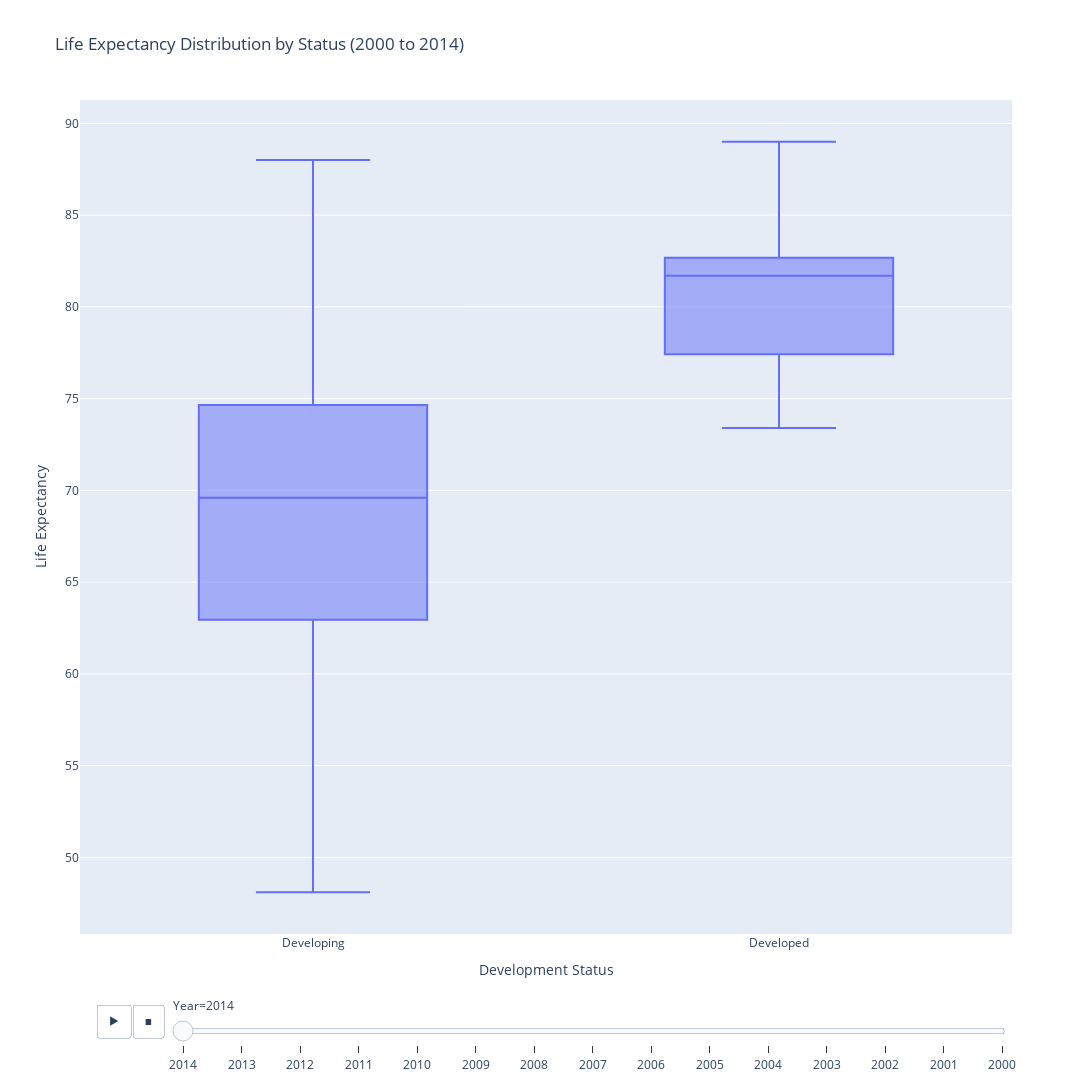

The cell this chart's notebook holds for it:
### Code cell
fig = px.box(df_filtered, x='Status', y='Life expectancy ',title='Life Expectancy Distribution by Status (2000 to 2014)',animation_frame='Year',labels={'Life expectancy': 'Life Expectancy', 'Status': 'Development Status'})

fig.update_layout(
    xaxis_title='Development Status',
    yaxis_title='Life Expectancy',
    width=1200,
    height=1200
)
fig.frames = fig.frames[::-1] # reversing the frame in order to have a progessive plot
fig.show()

### Figure 1 — Plotly figure (JSON) as saved in the notebook; plotly's stock layout.template omitted (floating-point values rounded to 4 significant figures; data arrays with more than 128 entries replaced by an {"elided": "..."} marker saying what was removed)
{"data": [{"alignmentgroup": "True", "hovertemplate": "Year=2014<br>Development Status=%{x}<br>Life expectancy =%{y}<extra></extra>", "legendgroup": "", "marker": {"color": "#636efa"}, "name": "", "notched": false, "offsetgroup": "", "orientation": "v", "showlegend": false, "type": "box", "x": {"elided": "131 str values"}, "x0": " ", "xaxis": "x", "y": {"elided": "131 float values"}, "y0": " ", "yaxis": "y"}], "layout": {"boxmode": "group", "height": 1200, "legend": {"tracegroupgap": 0}, "sliders": [{"active": 0, "currentvalue": {"prefix": "Year="}, "len": 0.9, "pad": {"b": 10, "t": 60}, "steps": [{"args": [["2014"], {"frame": {"duration": 0, "redraw": true}, "fromcurrent": true, "mode": "immediate", "transition": {"duration": 0, "easing": "linear"}}], "label": "2014", "method": "animate"}, {"args": [["2013"], {"frame": {"duration": 0, "redraw": true}, "fromcurrent": true, "mode": "immediate", "transition": {"duration": 0, "easing": "linear"}}], "label": "2013", "method": "animate"}, {"args": [["2012"], {"frame": {"duration": 0, "redraw": true}, "fromcurrent": true, "mode": "immediate", "transition": {"duration": 0, "easing": "linear"}}], "label": "2012", "method": "animate"}, {"args": [["2011"], {"frame": {"duration": 0, "redraw": true}, "fromcurrent": true, "mode": "immediate", "transition": {"duration": 0, "easing": "linear"}}], "label": "2011", "method": "animate"}, {"args": [["2010"], {"frame": {"duration": 0, "redraw": true}, "fromcurrent": true, "mode": "immediate", "transition": {"duration": 0, "easing": "linear"}}], "label": "2010", "method": "animate"}, {"args": [["2009"], {"frame": {"duration": 0, "redraw": true}, "fromcurrent": true, "mode": "immediate", "transition": {"duration": 0, "easing": "linear"}}], "label": "2009", "method": "animate"}, {"args": [["2008"], {"frame": {"duration": 0, "redraw": true}, "fromcurrent": true, "mode": "immediate", "transition": {"duration": 0, "easing": "linear"}}], "label": "2008", "method": "animate"}, {"args": [["2007"], {"frame": {"duration": 0, "redraw": true}, "fromcurrent": true, "mode": "immediate", "transition": {"duration": 0, "easing": "linear"}}], "label": "2007", "method": "animate"}, {"args": [["2006"], {"frame": {"duration": 0, "redraw": true}, "fromcurrent": true, "mode": "immediate", "transition": {"duration": 0, "easing": "linear"}}], "label": "2006", "method": "animate"}, {"args": [["2005"], {"frame": {"duration": 0, "redraw": true}, "fromcurrent": true, "mode": "immediate", "transition": {"duration": 0, "easing": "linear"}}], "label": "2005", "method": "animate"}, {"args": [["2004"], {"frame": {"duration": 0, "redraw": true}, "fromcurrent": true, "mode": "immediate", "transition": {"duration": 0, "easing": "linear"}}], "label": "2004", "method": "animate"}, {"args": [["2003"], {"frame": {"duration": 0, "redraw": true}, "fromcurrent": true, "mode": "immediate", "transition": {"duration": 0, "easing": "linear"}}], "label": "2003", "method": "animate"}, {"args": [["2002"], {"frame": {"duration": 0, "redraw": true}, "fromcurrent": true, "mode": "immediate", "transition": {"duration": 0, "easing": "linear"}}], "label": "2002", "method": "animate"}, {"args": [["2001"], {"frame": {"duration": 0, "redraw": true}, "fromcurrent": true, "mode": "immediate", "transition": {"duration": 0, "easing": "linear"}}], "label": "2001", "method": "animate"}, {"args": [["2000"], {"frame": {"duration": 0, "redraw": true}, "fromcurrent": true, "mode": "immediate", "transition": {"duration": 0, "easing": "linear"}}], "label": "2000", "method": "animate"}], "x": 0.1, "xanchor": "left", "y": 0, "yanchor": "top"}], "title": {"text": "Life Expectancy Distribution by Status (2000 to 2014)"}, "updatemenus": [{"buttons": [{"args": [null, {"frame": {"duration": 500, "redraw": true}, "fromcurrent": true, "mode": "immediate", "transition": {"duration": 500, "easing": "linear"}}], "label": "&#9654;", "method": "animate"}, {"args": [[null], {"frame": {"duration": 0, "redraw": true}, "fromcurrent": true, "mode": "immediate", "transition": {"duration": 0, "easing": "linear"}}], "label": "&#9724;", "method": "animate"}], "direction": "left", "pad": {"r": 10, "t": 70}, "showactive": false, "type": "buttons", "x": 0.1, "xanchor": "right", "y": 0, "yanchor": "top"}], "width": 1200, "xaxis": {"anchor": "y", "domain": [0, 1], "title": {"text": "Development Status"}}, "yaxis": {"anchor": "x", "domain": [0, 1], "title": {"text": "Life Expectancy"}}}}
